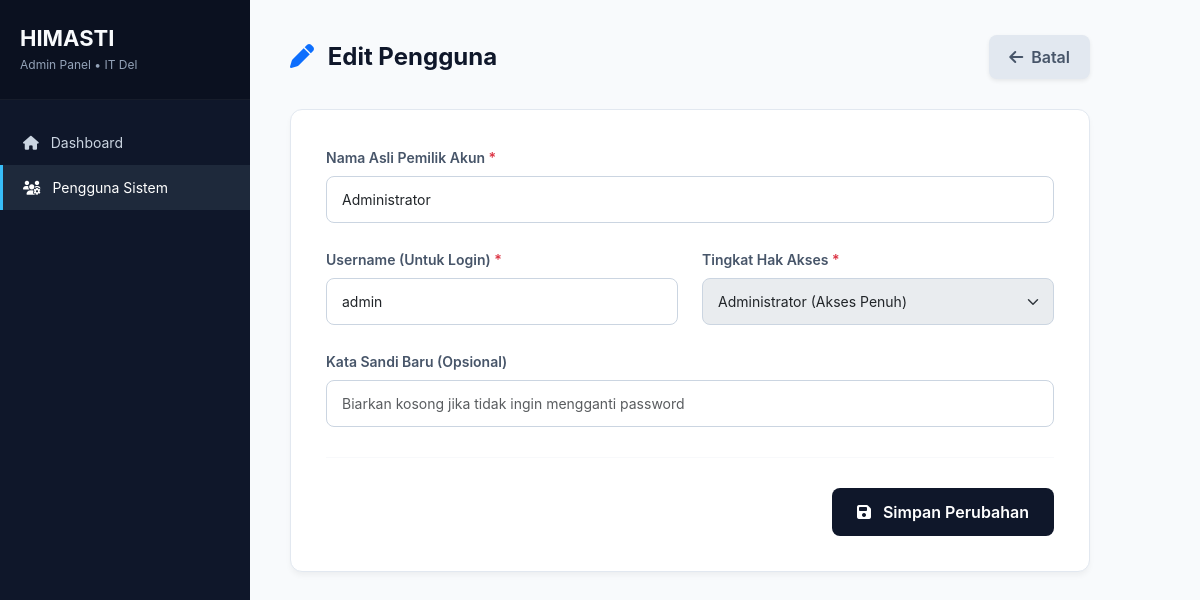
The page /admin/user/edit.php?id=1 (signed in) on the database its author committed.
### tables this page shows
CREATE TABLE `users` (
  `id` int(11) NOT NULL AUTO_INCREMENT,
  `username` varchar(50) NOT NULL,
  `password` varchar(255) NOT NULL,
  `name` varchar(100) NOT NULL,
  `role` enum('admin','editor') DEFAULT 'editor',
  `created_at` timestamp NOT NULL DEFAULT current_timestamp(),
  `is_active` int(11) NOT NULL DEFAULT 1,
  `last_login` datetime DEFAULT NULL,
  PRIMARY KEY (`id`),
  UNIQUE KEY `username` (`username`)
);

### admin/user/edit.php (the view, shortened to what this page needs)
<?php
require_once __DIR__ . '/../../config/database.php';
$id = $_GET['id'] ?? 0;
$stmt = $pdo->prepare("SELECT * FROM users WHERE id = ?");
$stmt->execute([$id]);
$user = $stmt->fetch(PDO::FETCH_ASSOC);
?>
<!DOCTYPE html>
<html lang="id">
<head>
    <link href="https://cdn.jsdelivr.net/npm/bootstrap@5.3.0/dist/css/bootstrap.min.css" rel="stylesheet">
    <link rel="stylesheet" href="https://cdnjs.cloudflare.com/ajax/libs/font-awesome/6.4.0/css/all.min.css">
</head>
<body>
    <div class="sidebar">
        <div class="sidebar-header"><h2>HIMASTI</h2><p>Admin Panel &bull; IT Del</p></div>
        <ul class="menu">
            <li><a href="../dashboard.php"><i class="fas fa-home"></i> Dashboard</a></li>
            <li><a href="index.php" class="active"><i class="fas fa-users-cog"></i> Pengguna Sistem</a></li>
        </ul>
    </div>
    <div class="main">
        <div class="page-header">
            <h1><i class="fas fa-pen text-primary me-2"></i> Edit Pengguna</h1>
            <a href="index.php" class="btn-kembali shadow-sm"><i class="fas fa-arrow-left me-2"></i>Batal</a>
        </div>
        <div class="card-custom">
            <form method="POST" action="">
                <div class="row g-4">
                    <div class="col-md-12">
                        <label class="form-label">Nama Asli Pemilik Akun <span class="text-danger">*</span></label>
                        <input type="text" name="name" class="form-control" required value="<?= htmlspecialchars($user['name']) ?>">
                    </div>
                    <div class="col-md-6">
                        <label class="form-label">Username (Untuk Login) <span class="text-danger">*</span></label>
                        <input type="text" name="username" class="form-control" required value="<?= htmlspecialchars($user['username']) ?>">
                    </div>
                    <div class="col-md-6">
                        <label class="form-label">Tingkat Hak Akses <span class="text-danger">*</span></label>
                        <select name="role" class="form-select" required <?= ($user['username'] === 'admin') ? 'disabled' : '' ?>>
                            <option value="admin" <?= $user['role'] === 'admin' ? 'selected' : '' ?>>Administrator (Akses Penuh)</option>
                        </select>
                    </div>
                    <div class="col-md-12">
                        <label class="form-label">Kata Sandi Baru (Opsional)</label>
                        <input type="password" name="password" class="form-control" placeholder="Biarkan kosong jika tidak ingin mengganti password">
                    </div>
                </div>
                <hr style="border-color:#e2e8f0; margin: 30px 0;">
                <div class="text-end">
                    <button type="submit" class="btn-simpan"><i class="fas fa-save me-2"></i> Simpan Perubahan</button>
                </div>
            </form>
        </div>
    </div>
</body>
</html>

### admin/user/edit.php (style rules this page uses)
* { font-family: 'Inter', 'Segoe UI', Tahoma, sans-serif; }
body { background: #f8fafc; display: flex; min-height: 100vh; margin: 0; color: #334155; }
.sidebar { width: 250px; background: #0f172a; color: white; position: fixed; height: 100vh; z-index: 1000; }
.sidebar-header { padding: 25px 20px; border-bottom: 1px solid rgba(255,255,255,0.05); background: #0b1120; }
.sidebar-header h2 { color: #f8fafc; font-size: 22px; font-weight: 700; margin-bottom: 5px; }
.sidebar-header p { color: #94a3b8; font-size: 12px; margin:0; }
.menu { list-style: none; padding: 20px 0; margin:0; }
.menu li a { display: flex; align-items: center; gap: 12px; color: #cbd5e1; text-decoration: none; padding: 12px 20px; transition: 0.3s; font-size: 14px; border-left: 3px solid transparent; }
.menu li a:hover, .menu li a.active { background: #1e293b; color: #fff; border-left-color: #38bdf8; }
.main { margin-left: 250px; padding: 35px 40px; width: calc(100% - 250px); }
.page-header { display: flex; justify-content: space-between; align-items: center; margin-bottom: 30px; max-width: 800px; }
.page-header h1 { font-size: 24px; font-weight: 700; color: #0f172a; margin: 0; }
.card-custom { background: #ffffff; border-radius: 12px; box-shadow: 0 4px 6px -1px rgba(0,0,0,0.05); border: 1px solid #e2e8f0; max-width: 800px; padding: 35px; }
.form-label { font-weight: 600; color: #475569; font-size: 14px; margin-bottom: 8px; }
.form-control, .form-select { border-radius: 8px; border: 1px solid #cbd5e1; padding: 12px 15px; font-size: 14px; }
.btn-kembali { background: #e2e8f0; color: #475569; border: none; border-radius: 8px; font-weight: 600; padding: 10px 20px; text-decoration: none; }
.btn-simpan { background: #0f172a; color: white; border: none; border-radius: 8px; font-weight: 600; padding: 12px 25px; transition: 0.3s; }

### rows shown on the page
users: name "Administrator", username "admin", role "Administrator (Akses Penuh)"
